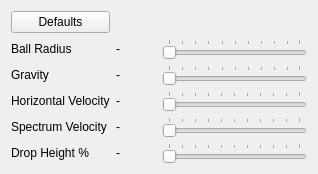
<?xml version="1.0" encoding="UTF-8"?>
<ui version="4.0">
 <class>BouncingBallEffect</class>
 <widget class="QWidget" name="BouncingBallEffect">
  <property name="geometry">
   <rect>
    <x>0</x>
    <y>0</y>
    <width>318</width>
    <height>173</height>
   </rect>
  </property>
  <layout class="QGridLayout" name="gridLayout">
   <item row="4" column="1">
    <widget class="QLabel" name="spectrum_velocity_value_label">
     <property name="text">
      <string>-</string>
     </property>
    </widget>
   </item>
   <item row="3" column="1">
    <widget class="QLabel" name="horizontal_velocity_value_label">
     <property name="text">
      <string>-</string>
     </property>
    </widget>
   </item>
   <item row="5" column="0">
    <widget class="QLabel" name="drop_height_percent_label">
     <property name="text">
      <string>Drop Height %</string>
     </property>
    </widget>
   </item>
   <item row="5" column="1">
    <widget class="QLabel" name="drop_height_percent_value_label">
     <property name="text">
      <string>-</string>
     </property>
    </widget>
   </item>
   <item row="4" column="2">
    <widget class="QTooltipedSlider" name="spectrum_velocity_slider">
     <property name="minimum">
      <number>0</number>
     </property>
     <property name="maximum">
      <number>100</number>
     </property>
     <property name="value">
      <number>0</number>
     </property>
     <property name="orientation">
      <enum>Qt::Horizontal</enum>
     </property>
     <property name="tickPosition">
      <enum>QSlider::TicksAbove</enum>
     </property>
     <property name="tickInterval">
      <number>10</number>
     </property>
    </widget>
   </item>
   <item row="2" column="2">
    <widget class="QTooltipedSlider" name="gravity_slider">
     <property name="minimum">
      <number>1</number>
     </property>
     <property name="maximum">
      <number>100</number>
     </property>
     <property name="value">
      <number>1</number>
     </property>
     <property name="orientation">
      <enum>Qt::Horizontal</enum>
     </property>
     <property name="tickPosition">
      <enum>QSlider::TicksAbove</enum>
     </property>
     <property name="tickInterval">
      <number>10</number>
     </property>
    </widget>
   </item>
   <item row="4" column="0">
    <widget class="QLabel" name="spectrum_velocity_label">
     <property name="text">
      <string>Spectrum Velocity</string>
     </property>
    </widget>
   </item>
   <item row="0" column="0">
    <widget class="QPushButton" name="reset_defaults_button">
     <property name="text">
      <string>Defaults</string>
     </property>
    </widget>
   </item>
   <item row="5" column="2">
    <widget class="QTooltipedSlider" name="drop_height_percent_slider">
     <property name="minimum">
      <number>0</number>
     </property>
     <property name="maximum">
      <number>100</number>
     </property>
     <property name="value">
      <number>0</number>
     </property>
     <property name="orientation">
      <enum>Qt::Horizontal</enum>
     </property>
     <property name="tickPosition">
      <enum>QSlider::TicksAbove</enum>
     </property>
     <property name="tickInterval">
      <number>10</number>
     </property>
    </widget>
   </item>
   <item row="3" column="0">
    <widget class="QLabel" name="horizontal_velocity_label">
     <property name="text">
      <string>Horizontal Velocity</string>
     </property>
    </widget>
   </item>
   <item row="3" column="2">
    <widget class="QTooltipedSlider" name="horizontal_velocity_slider">
     <property name="toolTip">
      <string>How fast the ball moves side to side</string>
     </property>
     <property name="minimum">
      <number>0</number>
     </property>
     <property name="maximum">
      <number>100</number>
     </property>
     <property name="value">
      <number>0</number>
     </property>
     <property name="sliderPosition">
      <number>0</number>
     </property>
     <property name="orientation">
      <enum>Qt::Horizontal</enum>
     </property>
     <property name="invertedControls">
      <bool>false</bool>
     </property>
     <property name="tickPosition">
      <enum>QSlider::TicksAbove</enum>
     </property>
     <property name="tickInterval">
      <number>10</number>
     </property>
    </widget>
   </item>
   <item row="1" column="1">
    <widget class="QLabel" name="ball_radius_value_label">
     <property name="minimumSize">
      <size>
       <width>40</width>
       <height>0</height>
      </size>
     </property>
     <property name="text">
      <string>-</string>
     </property>
     <property name="textFormat">
      <enum>Qt::PlainText</enum>
     </property>
    </widget>
   </item>
   <item row="1" column="0">
    <widget class="QLabel" name="ball_radius_label">
     <property name="text">
      <string>Ball Radius</string>
     </property>
    </widget>
   </item>
   <item row="2" column="1">
    <widget class="QLabel" name="gravity_value_label">
     <property name="text">
      <string>-</string>
     </property>
     <property name="textFormat">
      <enum>Qt::PlainText</enum>
     </property>
    </widget>
   </item>
   <item row="2" column="0">
    <widget class="QLabel" name="gravity_label">
     <property name="text">
      <string>Gravity</string>
     </property>
    </widget>
   </item>
   <item row="1" column="2">
    <widget class="QTooltipedSlider" name="ball_radius_slider">
     <property name="minimum">
      <number>1</number>
     </property>
     <property name="maximum">
      <number>100</number>
     </property>
     <property name="value">
      <number>1</number>
     </property>
     <property name="orientation">
      <enum>Qt::Horizontal</enum>
     </property>
     <property name="tickPosition">
      <enum>QSlider::TicksAbove</enum>
     </property>
     <property name="tickInterval">
      <number>10</number>
     </property>
    </widget>
   </item>
  </layout>
 </widget>
 <customwidgets>
  <customwidget>
   <class>QTooltipedSlider</class>
   <extends>QSlider</extends>
   <header location="global">QTooltipedSlider.h</header>
  </customwidget>
 </customwidgets>
 <resources/>
 <connections/>
</ui>
